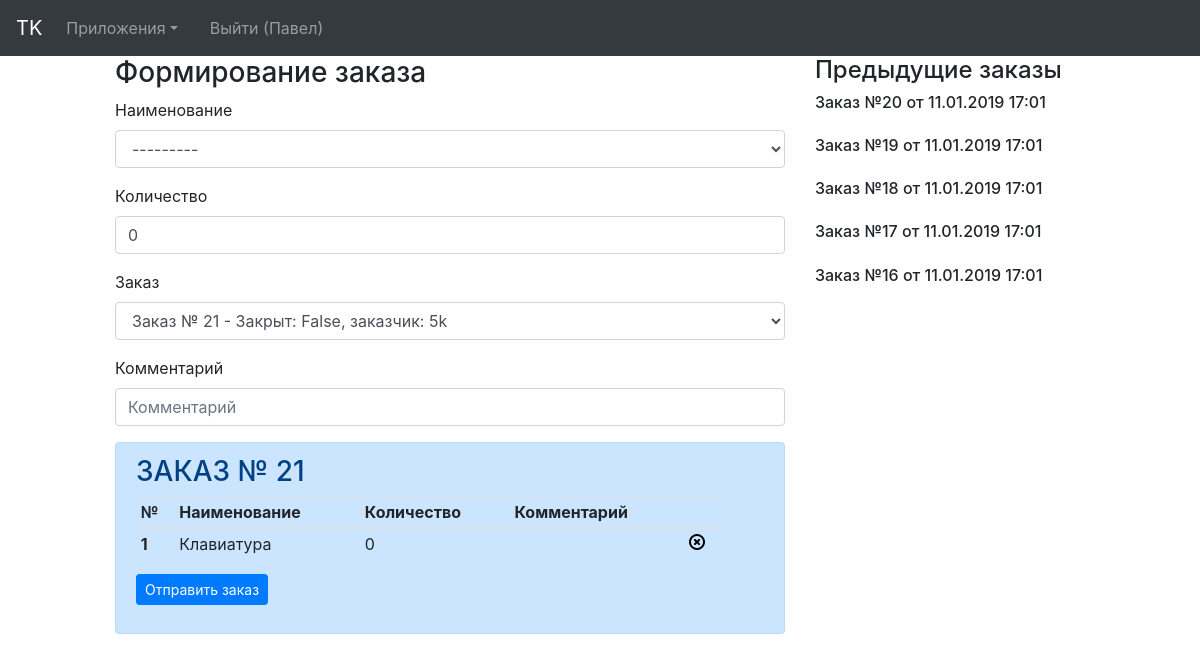
Before: /zip/ (signed in) with the older database file.
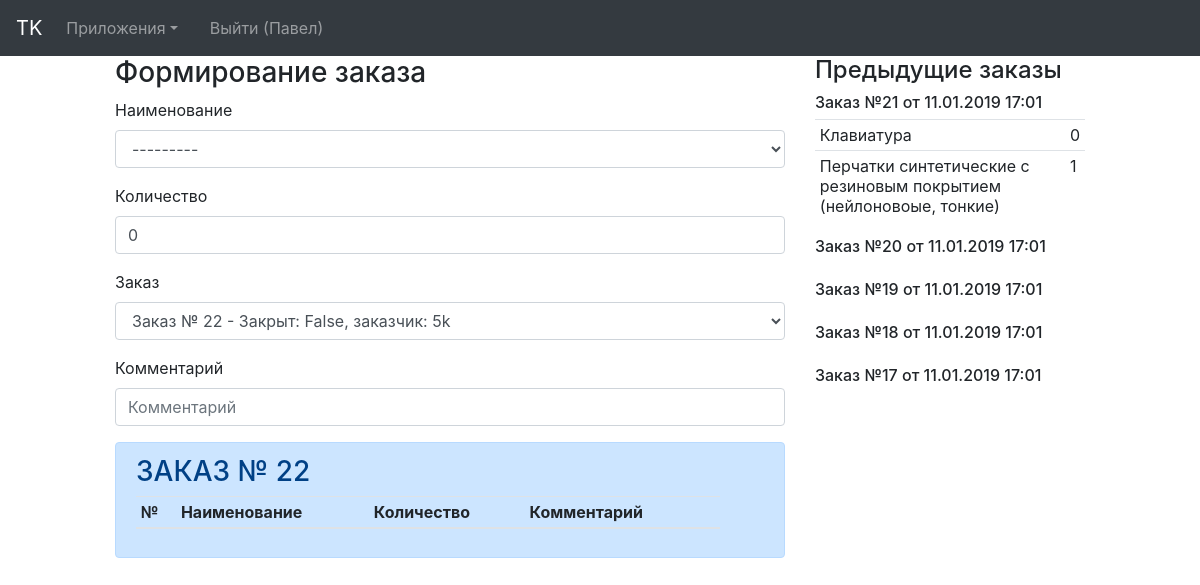
After: the same page with the newer database file.
### zip/models.py (models this page shows, shortened)
class ZipRecord(models.Model):
    zip = models.ForeignKey(ZipNames, on_delete=models.CASCADE)
    amount = models.IntegerField(default=0)
    order = models.ForeignKey(ZipOrder, on_delete=models.CASCADE, default=0)
    comment = models.CharField(max_length=500, editable = True, blank=True)

class ZipNames(models.Model):
    name = models.CharField(max_length=300, editable = True)
    def __str__(self):
        return self.name

class ZipOrder(models.Model):
    author = models.ForeignKey(settings.AUTH_USER_MODEL, on_delete=models.CASCADE)
    order_temp = models.BooleanField(default=True)
    order_closed = models.BooleanField(default=False)
    date = models.DateTimeField(blank=True, editable=False, null=True)
    def get_ziprecords(self):
        try:
            tmp = ZipRecord.objects.filter(order=self)
        except Exception:
            tmp = None
        return tmp
    def __str__(self):
        return "Заказ № " + str(self.id) + " - Закрыт: " + str(self.order_closed) + ", заказчик: " + str(self.author)

### zip/views.py (the view)
@login_required
def start(request):
    context = {}
    try:
        current_order = ZipOrder.objects.filter(order_temp=True).get(author=request.user)
    except Exception:
        tmp = ZipOrder()
        tmp.author = User.objects.get(username=request.user)
        tmp.save()
        current_order = ZipOrder.objects.filter(order_temp=True).get(author=request.user)
    ActualOrder = ZipRecord.objects.filter(order=current_order.id)
    PreviousOrders = ZipOrder.objects.filter(author=request.user).filter(order_temp=False).order_by("-date")[0:5]
    if request.method == 'POST':
        form = ZipRecordForm(request.POST)
        if form.is_valid():
            form.save()
            return HttpResponseRedirect('/zip')
        else:
            print("непонятная ситуация")
    else:
        form = ZipRecordForm()
        form.fields['order'].queryset = ZipOrder.objects.filter(author=request.user).filter(order_temp=True)
        form.fields['order'].empty_label = None
    context['form'] = form
    context['order'] = ActualOrder
    context['prev_orders'] = PreviousOrders
    context['current_order'] = current_order.id
    return render(request, 'zip/index.html', context)

### zip/forms.py
class ZipRecordForm(ModelForm):
    class Meta:
        model = ZipRecord
        fields = '__all__'
        labels = {
            "zip": "Наименование",
            "amount": "Количество",
            "order": "Заказ",
            "comment": "Комментарий",
        }

### templates/zip/index.html (shortened to what this page needs)
{% extends 'base.html' %}
{% load static %}
{% load bootstrap4 %}
{% block content %}
    <div class="container-fluid">
        <div class="row">
            <div class="col-xs-12 col-sm-6 col-md-8 col-lg-1">
            </div>
            <div class="col-xs-12 col-sm-6 col-md-8 col-lg-7">
                <h3>Формирование заказа</h3>
                <form action="/zip/" method="post" class="form" >
                    {% bootstrap_form form layout='horizontal' size='small'%}
                </form>
                <div class="alert alert-dismissible alert-primary">
                    <h3>ЗАКАЗ № {{ current_order }}</h3>
                    <form action="to_order/{{ current_order }}/" method="post" class="form" >
                        <table class="table  table-hover table-sm">
                            <thead>
                            <tr>
                                <th scope="col">№</th>
                                <th scope="col">Наименование</th>
                                <th scope="col">Количество</th>
                                <th scope="col">Комментарий</th>
                                <th scope="col"> </th>
                            </tr>
                            </thead>
                            <tbody>
                            {% for o in order %}
                                <tr>
                                    <th scope="row">{{forloop.counter}}</th>
                                    <td>{{ o.zip }}</td>
                                    <td>{{ o.amount }}</td>
                                    <td>{{ o.comment }}</td>
                                    <td><a href="record_delete/{{ o.id }}"><img src="{% static "\icons\delete.png" %} "</a></td>
                                </tr>
                            {% endfor %}
                            </tbody>
                        </table>
                        {% if order.count  %}
                            <button type="submit" class="btn btn-primary btn-sm" onclick="return confirm('Заказ проверен, отправляем?');">Отправить заказ</button>
                        {% endif %}
                    </form>
                </div>
            </div>
            <div class="col-xs-12 col-sm-6 col-md-4 col-lg-3">
                <h4>Предыдущие заказы</h4>
                {% for o in prev_orders %}
                    <table class="table  table-hover table-sm">
                        <thead>
                        <tr>
                            <h6>Заказ №{{ o.id }} от {{ o.date | date:"d.m.Y H:m"}}</h6>
                        </tr>
                        </thead>
                        <tbody>
                        {% for i in o.get_ziprecords.all %}
                            <tr>
                                <td>{{ i.zip }}</td>
                                <td>{{ i.amount }}</td>
                            </tr>
                        {% endfor %}
                        </tbody>
                    </table>
                {% endfor %}
            </div>
            <div class="col-xs-12 col-sm-6 col-md-8 col-lg-1"></div>
        </div>
    </div>
{% endblock %}

### templates/base.html (shortened to what this page needs)
{% load bootstrap4 %}
{% bootstrap_css %}
<!DOCTYPE html>
<html lang="en">
<head>
    {% load static %}
    <link rel="stylesheet" type="text/css" href="{% static "portal.css" %} " />
</head>
<nav class="navbar navbar-expand-lg navbar-dark bg-dark">
    <a class="navbar-brand" href="/">TK</a>
    <div class="collapse navbar-collapse" id="navbarColor02">
        <ul class="navbar-nav mr-auto">
            <li class="nav-item dropdown">
                <a class="nav-link dropdown-toggle" data-toggle="dropdown" href="#" id="themes">Приложения</a>
            </li>
            <li class="nav-item">
                <a class="nav-link" href="../help/"></a>
            </li>
            {%if user.is_authenticated %}
                <li class="nav-item mr-sm-2">
                    <a class="nav-link"  href="/accounts/logout">Выйти ({{ user.first_name }})</a>
                </li>
            {% endif %}
        </ul>
    </div>
</nav>
{% block content %}{% endblock %}

Changed rows visible on the page:
no longer on one of the page's lists (row unchanged): ZipRecord: zip "Клавиатура", amount "0"
no longer on this page (row unchanged): ZipOrder: id "16", date "11.01.2019 17:01"
now on this page (row edited): ZipOrder: id "21", date "11.01.2019 17:01", ZipRecord (zip "Клавиатура", amount "0")
added ZipRecord: zip "Перчатки синтетические с резиновым покрытием (нейлоновоые, тонкие)", amount "1", shown under "21"
Other visible differences:
form field order: "Заказ № 21 - Закрыт: False, заказчик: 5k" → "Заказ № 22 - Закрыт: False, заказчик: 5k"
{{ current_order }}: "21" → "22"
text no longer shown: "Отправить заказ"
